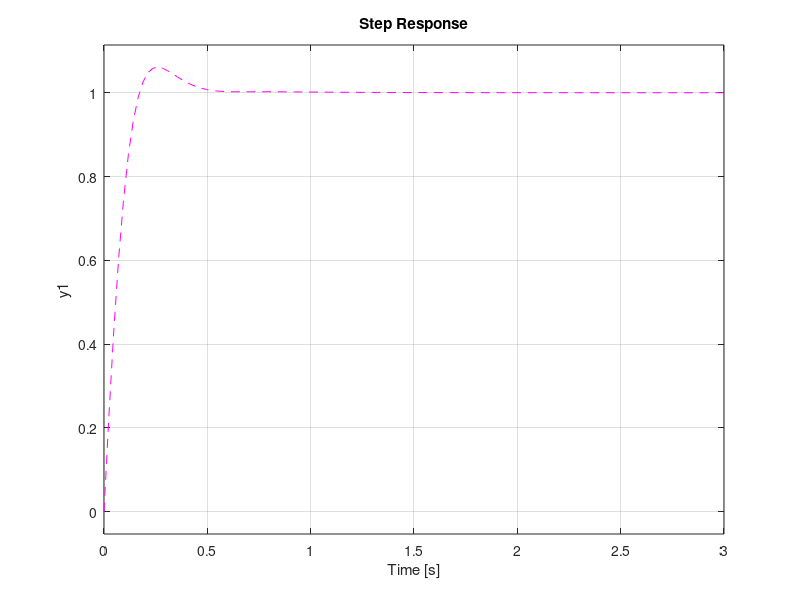

Source code (MATLAB): (Note: this script raises an error after producing the figure.)
%% ================================================
%  PHASE 3A — LQR Full State Feedback Design
%  Purva Ghanate | Servo Control Portfolio Project
%% ================================================
clear; clc; close all;

%% --- Plant Parameters ---
R_m = 1.0;   % motor resistance (using R_m to avoid clash with LQR R)
L   = 0.5;
K   = 0.01;
J   = 0.01;
b   = 0.1;

%% --- State Space Matrices (from Phase 1) ---
A = [-b/J,   K/J;
     -K/L,  -R_m/L];

B = [0;
     1/L];

C = [1, 0];   % measure only omega (x1)
D = 0;

sys = ss(A, B, C, D);

%% --- Check Controllability ---
% System must be controllable for LQR to work
Co = ctrb(A, B);
rank_Co = rank(Co);
fprintf('=== Controllability Check ===\n')
fprintf('Controllability matrix rank: %d (need %d)\n', rank_Co, size(A,1))
if rank_Co == size(A,1)
    fprintf('>> System is CONTROLLABLE ✓\n\n')
else
    fprintf('>> System NOT controllable — LQR cannot be applied!\n\n')
end

%% ================================================
%  LQR DESIGN — 3 different Q/R weightings
%% ================================================

% --- Weighting 1: Conservative ---
Q1 = diag([10, 1]);     % low velocity penalty
R1 = 1;                 % high input penalty
K1 = lqr(A, B, Q1, R1);
fprintf('=== LQR Gains — Conservative ===\n')
fprintf('K = [%.4f, %.4f]\n\n', K1(1), K1(2))

% --- Weighting 2: Balanced (default) ---
Q2 = diag([100, 1]);    % medium velocity penalty
R2 = 0.01;
K2 = lqr(A, B, Q2, R2);
fprintf('=== LQR Gains — Balanced ===\n')
fprintf('K = [%.4f, %.4f]\n\n', K2(1), K2(2))

% --- Weighting 3: Aggressive ---
Q3 = diag([1000, 1]);   % high velocity penalty
R3 = 0.001;
K3 = lqr(A, B, Q3, R3);
fprintf('=== LQR Gains — Aggressive ===\n')
fprintf('K = [%.4f, %.4f]\n\n', K3(1), K3(2))

%% ================================================
%  BUILD CLOSED-LOOP SYSTEMS
%% ================================================
% With state feedback u = -Kx + N*r
% N is a feedforward gain to ensure steady-state = 1
% N = -1 / (C*(A-B*K)^-1 * B)

% Function to compute feedforward gain
get_N = @(K_gains) -1 / (C * ((A - B*K_gains) \ B));

N1 = get_N(K1);
N2 = get_N(K2);
N3 = get_N(K3);

fprintf('=== Feedforward Gains ===\n')
fprintf('N1=%.4f | N2=%.4f | N3=%.4f\n\n', N1, N2, N3)

% Closed-loop A matrices
Acl1 = A - B*K1;
Acl2 = A - B*K2;
Acl3 = A - B*K3;

% Closed-loop state space systems
sys_cl1 = ss(Acl1, B*N1, C, D);
sys_cl2 = ss(Acl2, B*N2, C, D);
sys_cl3 = ss(Acl3, B*N3, C, D);

%% --- Print Closed-Loop Poles ---
fprintf('=== Closed-Loop Poles ===\n')
fprintf('Conservative: '); disp(eig(Acl1)')
fprintf('Balanced:     '); disp(eig(Acl2)')
fprintf('Aggressive:   '); disp(eig(Acl3)')

%% ================================================
%  STEP RESPONSE COMPARISON
%% ================================================

% Also load PID from Phase 2A for comparison
G = tf([K], [J*L, (J*R_m+b*L), (b*R_m+K^2)]);
C_pid = pid(100, 200, 5);
CL_pid = feedback(C_pid*G, 1);

figure('Name','LQR vs PID Comparison','NumberTitle','off')
step(sys_cl1, 'b-')
hold on
step(sys_cl2, 'g-')
step(sys_cl3, 'r-')
step(CL_pid,  'm--')
yline(1.0, 'k--', 'Target', 'LineWidth', 1.2)
legend('LQR Conservative','LQR Balanced','LQR Aggressive','PID (Phase 2A)')
title('LQR State Feedback vs PID — Step Response')
xlabel('Time (s)'); ylabel('\omega (rad/s)')
grid on

%% --- Performance Metrics Table ---
systems  = {sys_cl1, sys_cl2, sys_cl3, CL_pid};
names    = {'Conservative', 'Balanced    ', 'Aggressive  ', 'PID (2A)    '};

fprintf('=== PERFORMANCE COMPARISON ===\n')
fprintf('%-14s | %-8s | %-11s | %-10s | %-8s\n',...
    'Controller','Rise(s)','Settling(s)','Overshoot','SS Error')
fprintf('%s\n', repmat('-',1,62))

for i = 1:4
    S   = stepinfo(systems{i});
    dc  = dcgain(systems{i});
    sse = abs(1-dc)*100;
    fprintf('%-14s | %-8.4f | %-11.4f | %-10.2f | %-8.2f\n',...
        names{i}, S.RiseTime, S.SettlingTime, S.Overshoot, sse)
end
